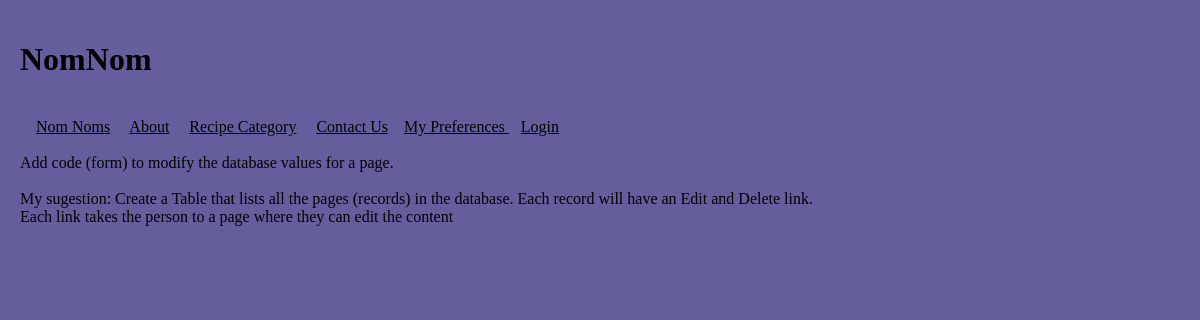
The page /ManagePages.php on the database its author committed.
### tables this page shows
create table if not exists pages(
 id int not null AUTO_INCREMENT PRIMARY KEY,
 Title varchar(25) Not null,
  
 Header1 varchar(25),
 Text1 longtext,
 ParentPage int DEFAULT 0,
 isActive int
);

### back-end/dbConnector.php (called while the page is built, shortened)
<?php
function MyPagesGet($dbConn, $Parent=0) {
    $query = "SELECT id, Title, Header1, Text1 FROM Pages where isActive = 1 and ParentPage = " . $Parent . ";";
    return @mysqli_query($dbConn, $query);
}
?>

### Helper.php (the view, shortened to what this page needs)
<?php
include_once "back-end/dbConnector.php";
?>
<?php
function MenuDisplay($dataset)
{
    $myDbConn = ConnGet();
    if ($dataset) {
        while ($row = mysqli_fetch_array($dataset)) {
            echo ' &nbsp; &nbsp; <a href="Index.php?PageId=' . $row['id'] . '" >' . $row['Title'] . '</a>';
        }
    }
    else {
        echo "No menu items<br />";
        echo mysqli_error($myDbConn);
    }
}
?>

### myStyle1.css (style rules this page uses)
a { color: #000000; }

### rows shown on the page
pages: Title "Nom Noms"
pages: Title "About"
pages: Title "Recipe Category"
pages: Title "Contact Us"

### other values the page prints
$MyHeader "NomNom"
